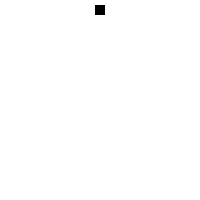
Frame 1 (no input)
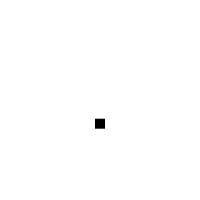
Frame 60 (the mouse pressed at the canvas centre just before this capture)
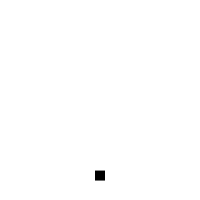
Frame 120 (the mouse held since frame 60 and released just before this capture)

The Processing sketch that drew these frames (run headless with seeded random() and noise(); from frame 60 on, the mouse is pressed at the canvas centre):

// Processing sketch: simple_gravity
// ── simple_gravity.pde
//from Daniel SHiffman Learning Processing

float x = 100; // x location
float y = 10; // y location
float speed = 0;  // speed of square
float gravity = 0.2; //small number (0.1) because this
//acceleration accumulates over
//time, increasing the speed.

void setup() {
  size(200, 200);
}
void draw() {
  background(255);
  fill(0);
  noStroke();
  rectMode(CENTER);
  rect(x, y, 10, 10);
  y = y + speed; // add speed to location
  speed = speed + gravity; // add gravity to speed. Increments with every frame
  println("speed =" + speed);
 
  if ((y > height)||(y < 0)) {
    if (y > height) {
      y = height;
    }
    speed = speed * -0.75; // multiplying by -0.95 instead of -1
    //slows down the square each time it bounces (by decreasing speed)
  }


  // For those who really hates this tiny bouncing at the end
  // activate this piece of code:

  //  if (y > height - 7 && speed < 0.5 && speed > -0.5) { 
  //    speed = 0;
  //    y = height - 5;
  //  }

  println("y = " + y);
}
